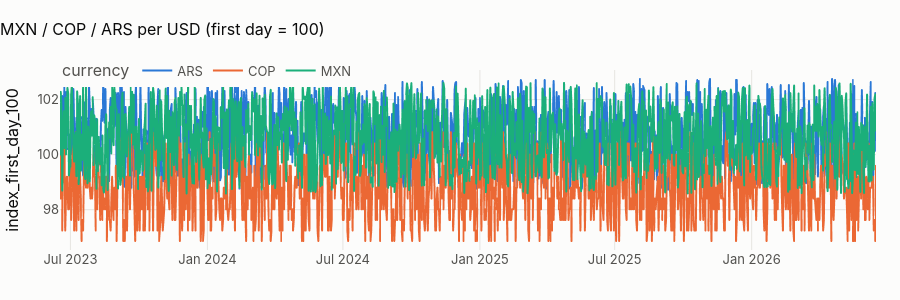

Write notebook code for a chart like this one.
### Markdown cell above
## 1 · The country's exchange rate

### Code cell
HOME = [country.COUNTRIES[c].home_currency for c in country.scope_codes(COUNTRY)]
fx = pl.q(f"""select currency, rate_date, usd_per_unit, 1 / usd_per_unit as units_per_usd
              from {{int_fx_usd}} where currency in ({", ".join(f"'{c}'" for c in HOME)}) order by 1, 2""")
fx["index_first_day_100"] = (
    100 * fx.units_per_usd / fx.groupby("currency").units_per_usd.transform("first")
)
fig = px.line(
    fx,
    x="rate_date",
    y="index_first_day_100" if len(HOME) > 1 else "units_per_usd",
    color="currency",
    title=f"{' / '.join(HOME)} per USD" + (" (first day = 100)" if len(HOME) > 1 else ""),
)
fig.update_layout(height=300, xaxis_title=None)
fig.show()
fxs = fx.groupby("currency").units_per_usd.agg(
    move_pct=lambda x: 100 * (x.iloc[-1] / x.iloc[0] - 1), cv_pct=lambda x: 100 * x.std() / x.mean()
)
show(fxs.round(2), paging=False)
move, cv = fxs.move_pct.iloc[0], fxs.cv_pct.iloc[0]
real = {
    "MX": "the peso moved between about 16.5 and 20.5 per dollar (2023–2025)",
    "CO": "the peso moved between about 3,800 and 4,500 per dollar (2023–2025)",
    "AR": "the official peso went from about 260 to over 1,000 per dollar (2023–2025), including a devaluation of "
    "more than 50 % in December 2023",
}
display(
    Markdown(
        (
            f"**{CTRY.home_currency} per USD moves {move:+.1f} % over three years (coefficient of variation {cv:.1f} %).** "
            f"In reality {real[COUNTRY]}. Every USD figure in this country is therefore "
            if COUNTRY != "ALL"
            else "**The three rates move "
            + ", ".join(f"{c} {r.move_pct:+.1f} %" for c, r in fxs.iterrows())
            + " over three years.** In reality "
            + "; ".join(real.values())
            + ". Every USD figure of the bank is therefore "
        )
        + "stable by construction; any feature meant to capture devaluation, inflation or real income cannot be validated "
        "here."
        + (
            " For Argentina this matters most: a real Argentine model must work in inflation-adjusted terms."
            if COUNTRY in ("AR", "ALL")
            else ""
        )
    )
)

### Figure 1 — Plotly figure (JSON) as saved in the notebook; plotly's stock layout.template omitted (floating-point values rounded to 4 significant figures; data arrays with more than 128 entries replaced by an {"elided": "..."} marker saying what was removed)
{"data": [{"hovertemplate": "currency=ARS<br>rate_date=%{x}<br>index_first_day_100=%{y}<extra></extra>", "legendgroup": "ARS", "line": {"color": "#2a78d6", "dash": "solid"}, "marker": {"symbol": "circle"}, "mode": "lines", "name": "ARS", "showlegend": true, "type": "scattergl", "x": {"elided": "1097 str values"}, "xaxis": "x", "y": {"elided": "1097 float values"}, "yaxis": "y"}, {"hovertemplate": "currency=COP<br>rate_date=%{x}<br>index_first_day_100=%{y}<extra></extra>", "legendgroup": "COP", "line": {"color": "#eb6834", "dash": "solid"}, "marker": {"symbol": "circle"}, "mode": "lines", "name": "COP", "showlegend": true, "type": "scattergl", "x": {"elided": "1097 str values"}, "xaxis": "x", "y": {"elided": "1097 float values"}, "yaxis": "y"}, {"hovertemplate": "currency=MXN<br>rate_date=%{x}<br>index_first_day_100=%{y}<extra></extra>", "legendgroup": "MXN", "line": {"color": "#1baf7a", "dash": "solid"}, "marker": {"symbol": "circle"}, "mode": "lines", "name": "MXN", "showlegend": true, "type": "scattergl", "x": {"elided": "1097 str values"}, "xaxis": "x", "y": {"elided": "1097 float values"}, "yaxis": "y"}], "layout": {"height": 300, "legend": {"title": {"text": "currency"}, "tracegroupgap": 0}, "title": {"text": "MXN / COP / ARS per USD (first day = 100)"}, "xaxis": {"anchor": "y", "domain": [0.0, 1.0], "title": {}}, "yaxis": {"anchor": "x", "domain": [0.0, 1.0], "title": {"text": "index_first_day_100"}}}}
